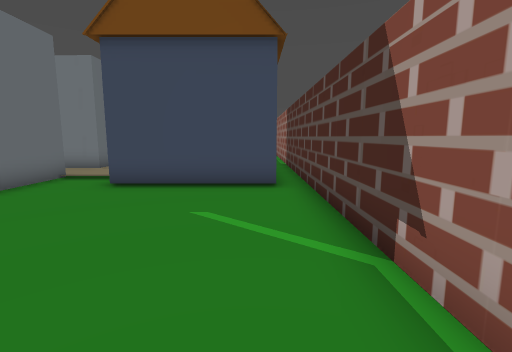
view 1 (above)

20 first-person views from a walk through a level from a Godot 3-D game. The camera is 1.3 m above the floor, tilts 8° down and sees 85° across. The floor is counted in squares, 1 m on a side. Each view is taken from the middle of a square. On the plan, view 1 faces up. The plan holds only what a view shows up to about 13 squares ahead; the rest is blank. The place goes on beyond the plan.

view 2
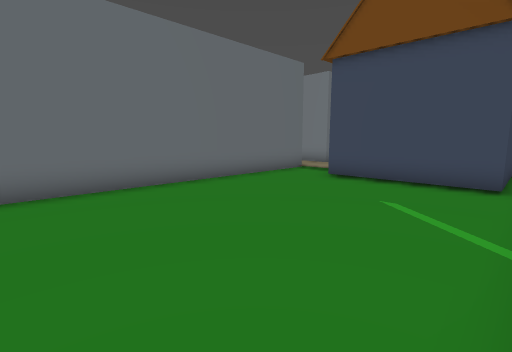

view 3
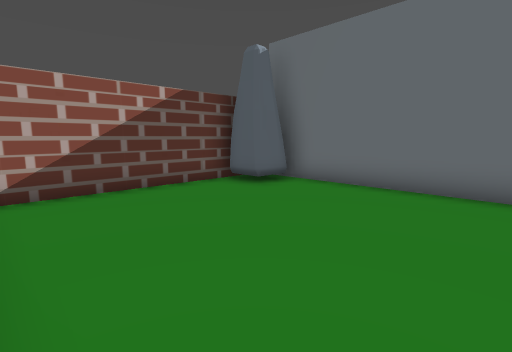

view 4
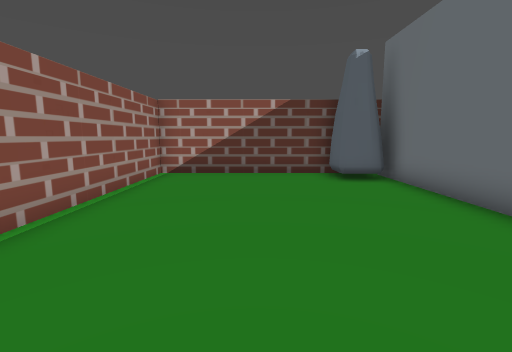

view 5
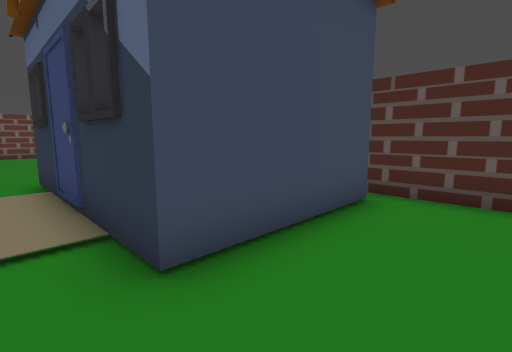

view 6
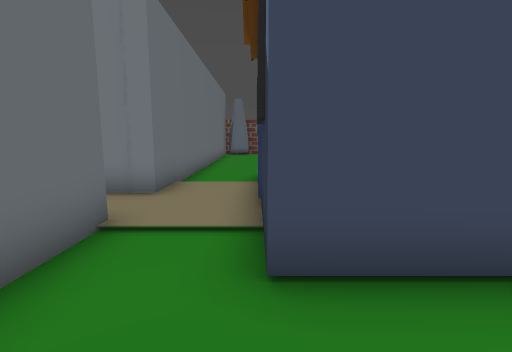

view 7
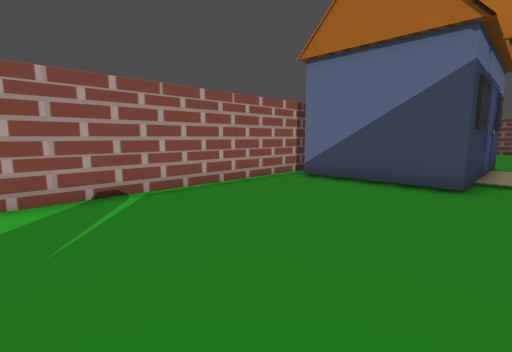

view 8
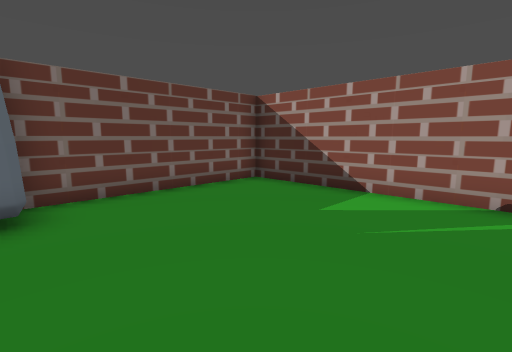

view 9
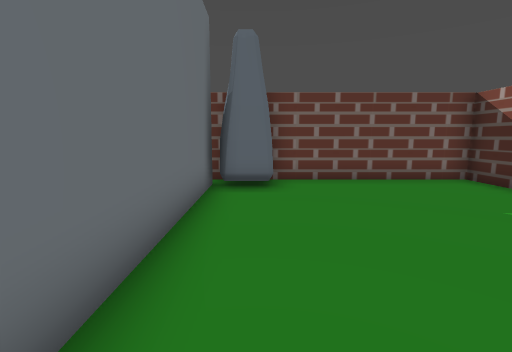

view 10
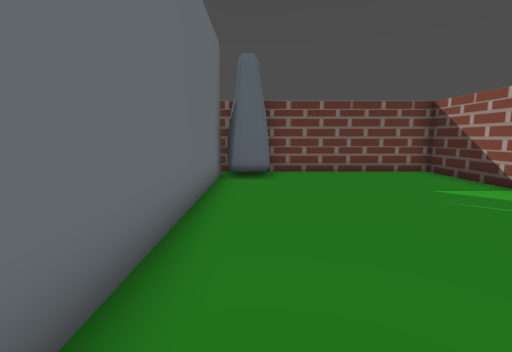

view 11
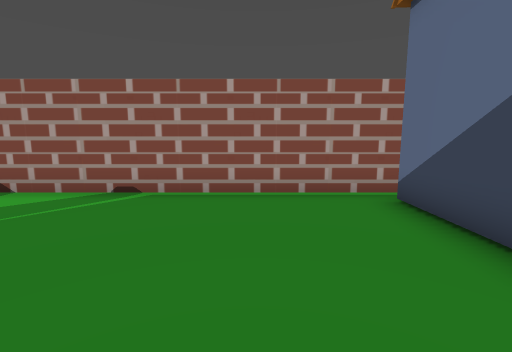

view 12
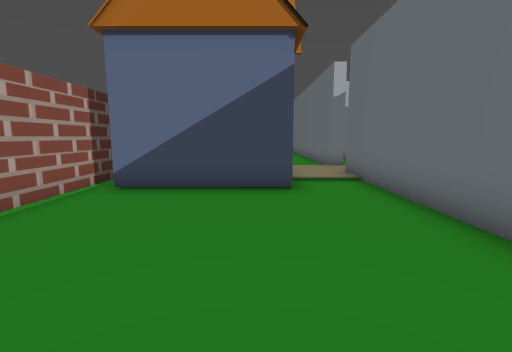

view 13
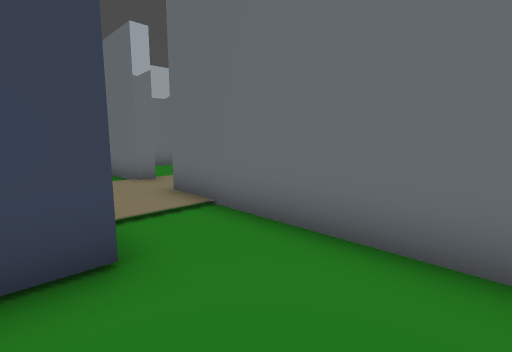

view 14
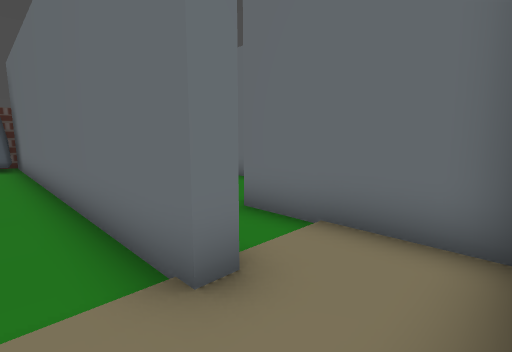

view 15
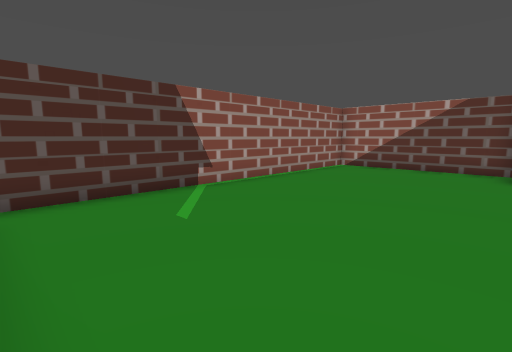

view 16
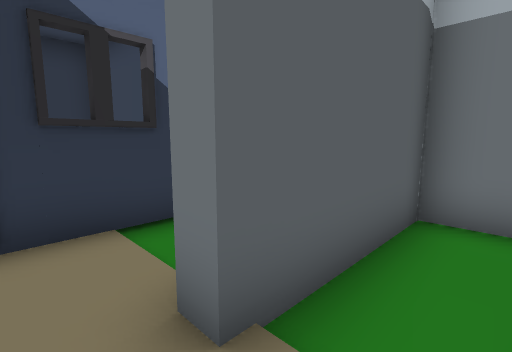

view 17
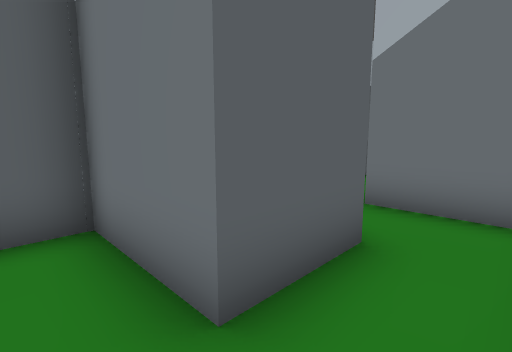

view 18
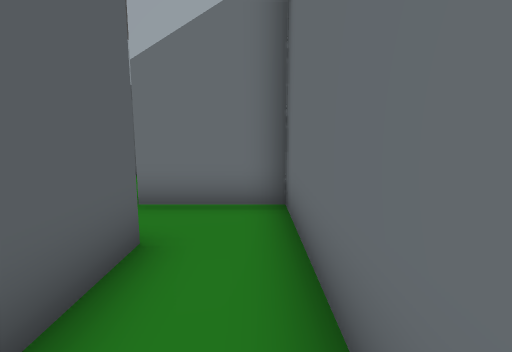

view 19
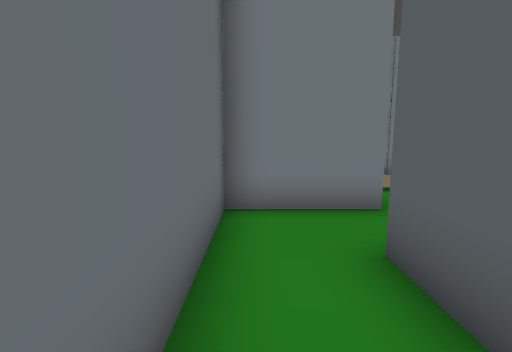

view 20
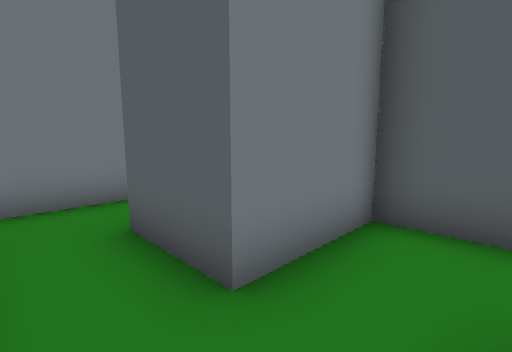

### Floor plan
Key: @ floor where view 1 was taken; # wall or solid block; . floor; H house.
Columns run from 12 left of view 1 to 2 right of it. Each row starts with its distance up from view 1.
 27       #########
 26       ##......#
 25       ##......#
 24       #.......#
 23       #.......#
 22       #.......#
 21       #.......#
 20       #.......#
 19       #.......#
 18       #.......#
 17       #.......#
 16       #.......#
 15       #.......#
 14       #.#####.#
 13       #.H    .#
 12       #.#    .#
 11    ####.H    .#
 10    #....H    .#
  9    #..#.H    .#
  8    #..#.HHHHH.#
  7 ####..#.......#
  6 #.....#.......#
  5 #..####.......#
  4 #..####.......#
  3 #..####.......#
  2 #.....#.......#
  1 #.....#.......#
  0 ####  #.....@.#
 -1       #.......#
 -2       #.......#
 -3       #.......#
 -4      ###......#
 -5       #########

Positions as (right, up) in squares from view 1, and headings:
1: (0, 0), facing up
2: (1, -1), facing up-left
3: (1, 2), facing down-left
4: (-2, 5), facing down
5: (-5, 5), facing up-right
6: (-4, 5), facing up
7: (-5, 22), facing down-right
8: (-5, 20), facing up-right
9: (-5, 18), facing up
10: (-5, 16), facing up
11: (-5, 17), facing right
12: (-3, 21), facing down
13: (-3, 17), facing down-left
14: (-5, 11), facing down-left
15: (-5, 7), facing down-right
16: (-8, 10), facing down-right
17: (-11, 6), facing down-right
18: (-11, 6), facing down
19: (-11, 2), facing up
20: (-11, 1), facing up-right
